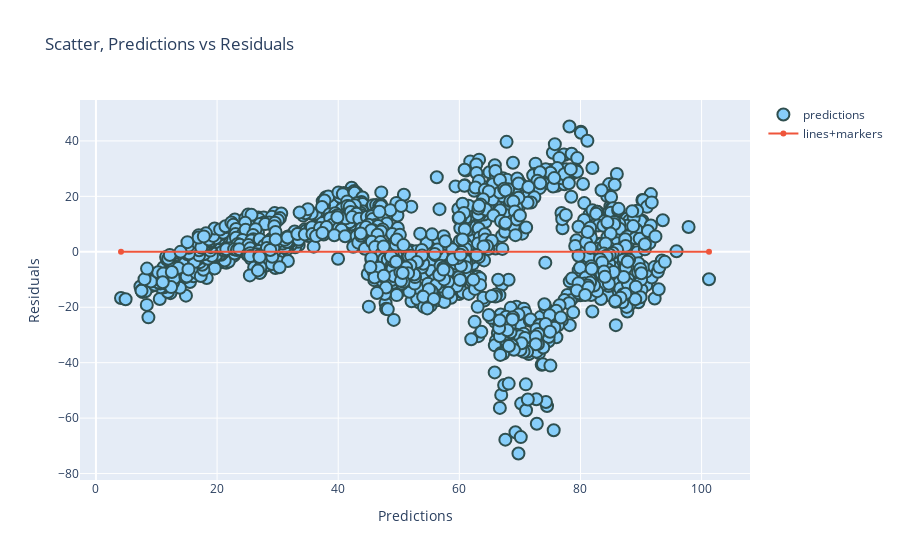

The notebook cell this image was saved under:
### Code cell
# Plot Scatter
import plotly.graph_objects as go

predictions = model.predict(X)
predictions_x = [ item for elem in predictions for item in elem]
 
residuals = predictions - y
residuals_y = [ item for elem in residuals for item in elem]

fig = go.Figure()

# Add traces
fig.add_trace(go.Scatter(x=predictions_x, y=residuals_y,
                    mode='markers',
                    name='predictions',
                        marker_color='LightSkyBlue'))

# adapt this line to make it work with plotly= plt.hlines(y=0, xmin=predictions.min(), xmax=predictions.max())
fig.add_trace(go.Scatter(x=[min(predictions_x), max(predictions_x)],y=[0]* len(predictions_x) ,
                    mode='lines+markers',
                    name='lines+markers'))

fig.update_traces(marker=dict(size=12,
                              line=dict(width=2,
                                        color='DarkSlateGrey')),
                  selector=dict(mode='markers'))

fig.update_layout(title='Scatter, Predictions vs Residuals',
                 xaxis_title = "Predictions",
                  yaxis_title = "Residuals"
                 )

fig.show()

### Figure 1 — Plotly figure (JSON) as saved in the notebook; plotly's stock layout.template omitted (floating-point values rounded to 4 significant figures; data arrays with more than 128 entries replaced by an {"elided": "..."} marker saying what was removed)
{"data": [{"marker": {"color": "LightSkyBlue", "line": {"color": "DarkSlateGrey", "width": 2}, "size": 12}, "mode": "markers", "name": "predictions", "type": "scatter", "x": {"elided": "1530 float values"}, "y": {"elided": "1530 float values"}}, {"mode": "lines+markers", "name": "lines+markers", "type": "scatter", "x": [4.136, 101.2], "y": {"elided": "1530 int values"}}], "layout": {"title": {"text": "Scatter, Predictions vs Residuals"}, "xaxis": {"title": {"text": "Predictions"}}, "yaxis": {"title": {"text": "Residuals"}}}}
